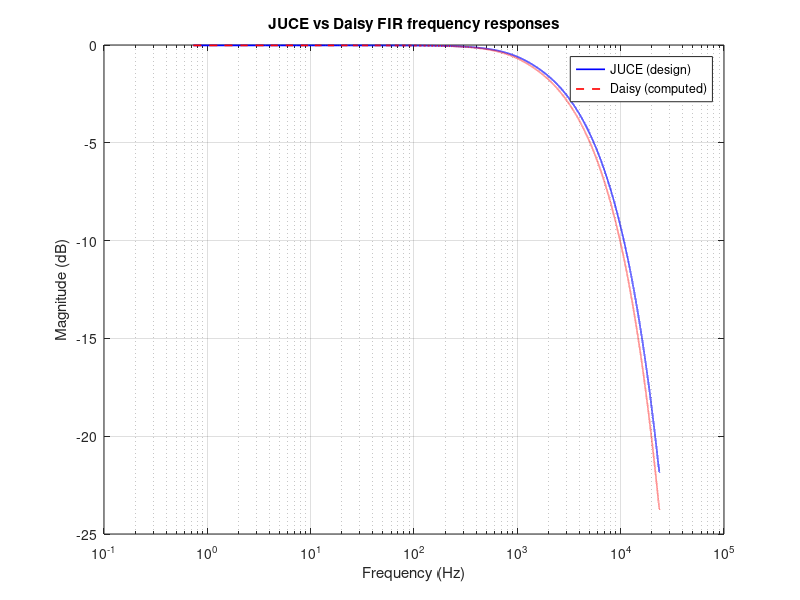
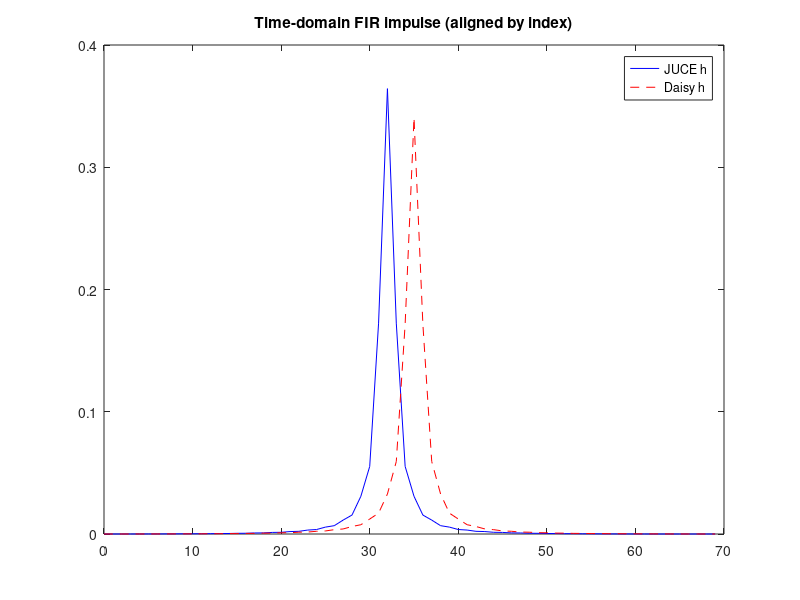

These charts were generated, in order, by the following MATLAB code:
% compare_lossfilter_coefs.m
% Compare JUCE-style FIR coeff computation vs Daisy variant
clear; clc; close all;

% Parameters (match your code)
ORDER = 64;         % base order in JUCE
fs_juce = 44100;    % target JUCE run
fs_daisy = 48000;   % Daisy run
speed = 30.0;       % example params (tape speed ips)
spacing = 10.0;     % um? (match units used in code)
thickness = 10.0;   % um
gap = 1.0;          % (the JUCE code multiplies gap by 1e-6 in calcHeadBumpFilter)

% Choose variant for Daisy:
% 'fixed' -> keep N = ORDER
% 'scale' -> curOrder = round(ORDER * fs_daisy / 44100)
daisyVariant = 'scale'; % 'fixed' or 'scale'

% --- Helper function: compute Hcoefs and time-domain symmetric h (same algorithm as JUCE) ---
function h = compute_fir_coefs(fs, order, speed, spacing, thickness, gap)
    curOrder = round(order * (fs / 44100.0)); % same scaling formula JUCE uses
    if curOrder < 4
        curOrder = 4;
    end
    if mod(curOrder,2) ~= 0
        curOrder = curOrder + 1; % keep even
    end

    binWidth = fs / curOrder;
    Hcoefs = zeros(curOrder,1);

    for k = 0:(curOrder/2 - 1)
        freq = max( (k)*binWidth, 20 ); % same as JUCE (freq >= 20)
        waveNumber = 2*pi * freq / (speed * 0.0254);
        thickTimesK = waveNumber * (thickness * 1.0e-6);
        kGapOverTwo = waveNumber * (gap * 1.0e-6) / 2.0;

        Hk = exp( -waveNumber * (spacing * 1.0e-6) );                 % spacing
        if abs(thickTimesK) > 0
            Hk = Hk * (1.0 - exp(-thickTimesK)) / thickTimesK;       % thickness
        end
        if abs(kGapOverTwo) > 0
            Hk = Hk * sin(kGapOverTwo) / kGapOverTwo;                % gap
        end

        Hcoefs(k+1) = Hk; % MATLAB 1-based
        Hcoefs(curOrder - k) = Hk; % symmetric
    end

    % Time domain impulse (inverse DFT via cosine sums as in JUCE)
    h = zeros(curOrder,1);
    half = curOrder/2;
    for n = 0:(half-1)
        idx = half + n;            % corresponds to JUCE: curOrder/2 + n (0-based)
        % build sum H[k] * cos(2*pi * k * n / curOrder)
        s = 0;
        for k = 0:(curOrder-1)
            s = s + Hcoefs(k+1) * cos(2*pi * k * n / curOrder);
        end
        val = s / curOrder;
        h(idx+1) = val;            % matlab index
        h(half - n + 1) = val;     % mirror
    end
end

% Compute JUCE FIR (design at JUCE fs scaling: since JUCE chooses curOrder = order*(fs/44100),
% evaluating at fs = actual plugin sample rate will give same binWidth. The reference is
% the running plugin — for comparison run JUCE at fs_juce.)
h_juce = compute_fir_coefs(fs_juce, ORDER, speed, spacing, thickness, gap);

% Daisy variants
if strcmp(daisyVariant,'fixed')
    % For 'fixed', we simply set curOrder = ORDER, but still compute Hcoefs using the same freq grid as JUCE:
    % To match JUCE's bin frequencies we must use binWidth = 44100/ORDER
    fs_for_bins = 44100;  % sample-rate used to define bin frequencies (to match JUCE)
    % compute with fs_for_bins but still produce N = ORDER
    % hack: temporarily compute using compute_fir_coefs with fs_for_bins, but that function scales curOrder internally
    % so we write a tiny inline version here to force N=ORDER
    curOrder = ORDER;
    binWidth = 44100 / ORDER;
    Hcoefs = zeros(curOrder,1);
    for k = 0:(curOrder/2 - 1)
        freq = max( (k) * binWidth, 20 );
        waveNumber = 2*pi * freq / (speed * 0.0254);
        thickTimesK = waveNumber * (thickness * 1.0e-6);
        kGapOverTwo = waveNumber * (gap * 1.0e-6) / 2.0;

        Hk = exp( -waveNumber * (spacing * 1.0e-6) );
        if abs(thickTimesK) > 0
            Hk = Hk * (1.0 - exp(-thickTimesK)) / thickTimesK;
        end
        if abs(kGapOverTwo) > 0
            Hk = Hk * sin(kGapOverTwo) / kGapOverTwo;
        end
        Hcoefs(k+1) = Hk;
        Hcoefs(curOrder - k) = Hk;
    end
    % inverse DFT
    h_daisy = zeros(curOrder,1);
    half = curOrder/2;
    for n = 0:(half-1)
        s = 0;
        for k = 0:(curOrder-1)
            s = s + Hcoefs(k+1)*cos(2*pi*k*n/curOrder);
        end
        val = s / curOrder;
        h_daisy(half + n + 1) = val;
        h_daisy(half - n + 1) = val;
    end

elseif strcmp(daisyVariant,'scale')
    % scaled order like JUCE: curOrder = round(ORDER * fs_daisy / 44100)
    h_daisy = compute_fir_coefs(fs_daisy, ORDER, speed, spacing, thickness, gap);
else
    error('Unknown daisyVariant');
end

% --- Compare results ---
fprintf('JUCE curOrder: %d, Daisy curOrder: %d\n', length(h_juce), length(h_daisy));

% If different lengths, zero-pad the shorter to the longer for FFT comparison
N = max(length(h_juce), length(h_daisy));
hj = [h_juce; zeros(N - length(h_juce), 1)];
hd = [h_daisy; zeros(N - length(h_daisy), 1)];

% Impulse responses already are h themselves (the filter impulse)
% Frequency responses
nfft = 65536;
HJ = fft(hj, nfft); HJ = HJ(1:nfft/2+1);
HD = fft(hd, nfft); HD = HD(1:nfft/2+1);
f = (0:(nfft/2))' * (fs_daisy / nfft);

figure;
semilogx(f, 20*log10(abs(HJ)), 'b', 'LineWidth', 1.2); hold on;
semilogx(f, 20*log10(abs(HD)), 'r--', 'LineWidth', 1.2);
grid on; xlabel('Frequency (Hz)'); ylabel('Magnitude (dB)');
legend('JUCE (design)', 'Daisy (computed)');
title('JUCE vs Daisy FIR frequency responses');

% Impulse difference
% Interpolate if lengths differ (or compute cross-correlation)
figure;
plot(0:(N-1), hj(1:N), 'b', 0:(N-1), hd(1:N), 'r--'); legend('JUCE h', 'Daisy h');
title('Time-domain FIR impulse (aligned by index)');

% compute max absolute error (if lengths differ we compare aligned first minLen)
minLen = min(length(h_juce), length(h_daisy));
maxAbsErr = max(abs(h_juce(1:minLen) - h_daisy(1:minLen)));
fprintf('Max abs coefficient difference (first %d samples): %.6e\n', minLen, maxAbsErr);

% Cross-correlation to measure sample offset
[c,lags] = xcorr(hj, hd);
[~, idxMax] = max(abs(c));
lagAtMax = lags(idxMax);
fprintf('Cross-correlation peak lag (positive means Daisy delayed by): %d samples\n', lagAtMax);
